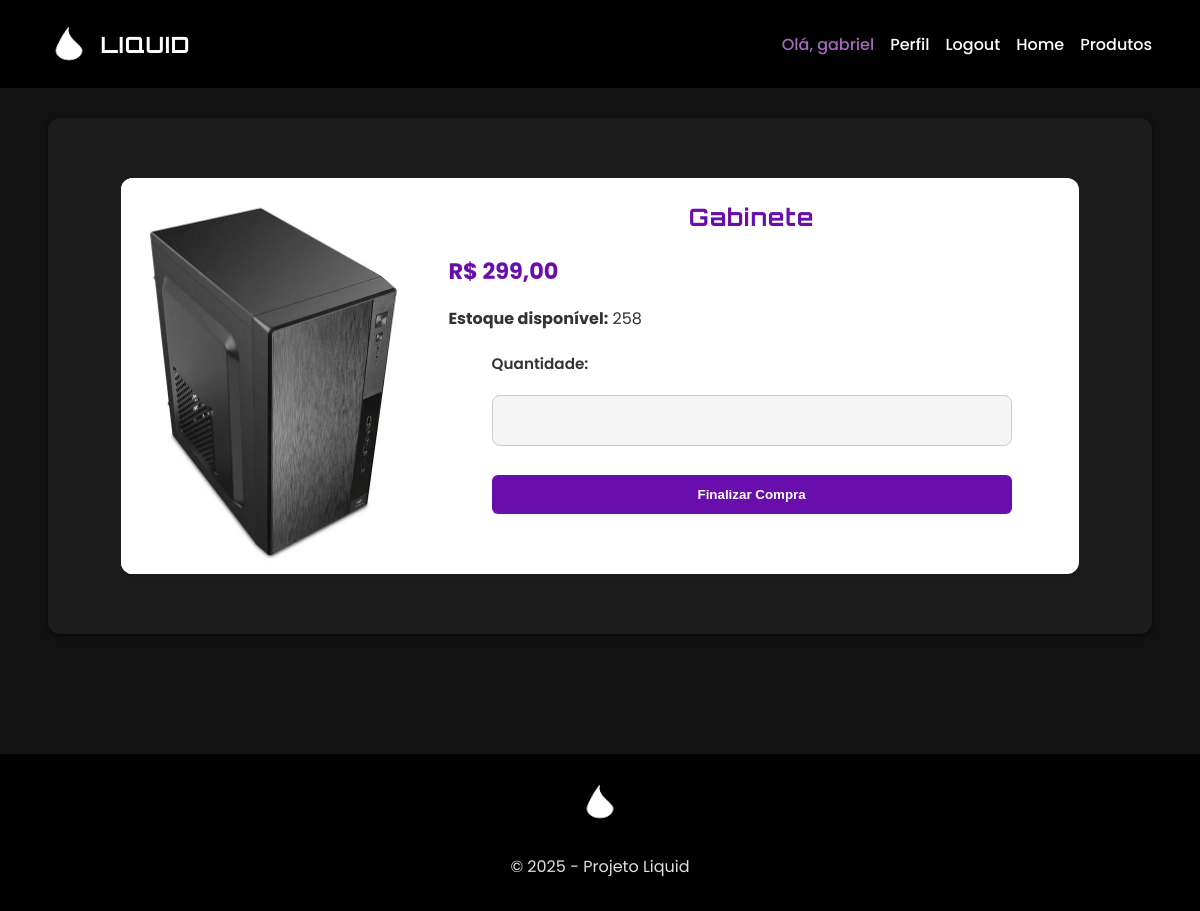
Screenshot of /compra/2/ (signed in) with the database file from the repository.
### app/models.py (models this page shows, shortened)
class BaseModel(models.Model):
    criado_em = models.DateTimeField(auto_now_add=True)
    atualizado_em = models.DateTimeField(auto_now=True)
    class Meta:
        abstract = True

class Pagina(BaseModel):
    nome_do_site = models.CharField(max_length=200)
    logo_do_site = models.ImageField(upload_to='logos/', blank=True, null=True)
    texto_chamada = models.CharField(max_length=200)
    subtitulo_chamada = models.CharField(max_length=200, blank=True, null=True)
    imagem_fundo = models.ImageField(upload_to='fundo/', blank=True, null=True)
    texto_sobre = models.TextField()
    imagem_sobre = models.ImageField(upload_to='sobre/', blank=True, null=True)
    endereco = models.CharField(max_length=200)
    email = models.EmailField()
    whatsapp = models.CharField(max_length=20)

class Produto(BaseModel):
    nome = models.CharField(max_length=200)
    estoque = models.PositiveIntegerField()
    preco = models.DecimalField(max_digits=10, decimal_places=2)
    descricao = models.TextField()
    foto = models.ImageField(upload_to='produtos/', blank=True, null=True)

### app/views.py (the view, shortened to what this page needs)
# urls.py: path("compra/<int:produto_id>/", views.compra, name="compra"),
@login_required
def compra(request, produto_id):
    produto = get_object_or_404(Produto, id=produto_id)
    return render(request, "compra.html", {"produto": produto})

### app/context_processors.py (called while the page is built)
def pagina_context(request):
    pagina = Pagina.objects.first()
    return {"pagina": pagina}

### app/templates/compra.html (shortened to what this page needs)
{% extends 'base.html' %}
{% block content %}
<div class="compra-container">
    <div class="compra-card">
        {% if produto.foto %}
        <div class="compra-img">
            <img src="{{ produto.foto.url }}" alt="{{ produto.nome }}">
        </div>
        {% endif %}
        <div class="compra-info">
            <h2>{{ produto.nome }}</h2>
            <p class="preco">R$ {{ produto.preco }}</p>
            <p><strong>Estoque disponível:</strong> {{ produto.estoque }}</p>
            <form method="post" class="form-card compra-form">
                <label for="quantidade">Quantidade:</label>
                <input type="number" id="quantidade" name="quantidade" min="1" max="{{ produto.estoque }}" required>
                <button type="submit" class="btn-primary">Finalizar Compra</button>
            </form>
        </div>
    </div>
</div>
{% endblock %}

### app/templates/base.html (shortened to what this page needs)
<!DOCTYPE html>
<html lang="pt-br">
<head>
    {% load static %}
    <link rel="stylesheet" href="{% static 'style.css' %}">
</head>
<body>
    <nav class="navbar">
        <div class="container">
            <a href="{% url 'index' %}" class="brand">
                {% if pagina.logo_do_site %}
                <img src="{{ pagina.logo_do_site.url }}" alt="Logo" class="logo">
                {% endif %}
                <span class="site-name">
                    {{ pagina.nome_do_site|default:" " }}
                </span>
            </a>
            <div class="menu">
                {% if user.is_authenticated %}
                <a><span class="user">Olá, {{ user.username }}</span></a>
                <a href="{% url 'perfil' %}">Perfil</a>
                <a href="{% url 'logout' %}" class="btn-logout">Logout</a>
                <a href="{% url 'index' %}">Home</a>
                <a href="{% url 'produtos' %}">Produtos</a>
                {% else %}
                <a href="{% url 'index' %}">Home</a>
                <a href="{% url 'produtos' %}">Produtos</a>
                <a href="{% url 'cadastro' %}">Cadastro</a>
                <a href="{% url 'login' %}" class="btn-login">Entrar</a>
                {% endif %}
            </div>
        </div>
    </nav>
    <main class="content-container">
        {% block content %}{% endblock %}
    </main>
    <footer>
        <div class="container">
            <img src="{{ pagina.logo_do_site.url }}" alt="Logo" class="logo">
            <p>&copy; 2025 - Projeto Liquid</p>
        </div>
    </footer>
</body>
</html>

### app/static/style.css (style rules this page uses)
*, *::before, *::after { box-sizing: border-box; }
html, body { height: 100%; }
body { font-family: 'Poppins', 'Segoe UI', Arial, sans-serif; background: #121212; color: #e0e0e0; margin: 0; padding: 0; }
h1, h2, h3, .navbar .brand { font-family: 'Orbitron', sans-serif; letter-spacing: 1px; color: #a569bd; }
.navbar .brand { font-size: 1.6rem; font-weight: 700; text-transform: uppercase; }
.container, .content-container { width: 92%; max-width: 1200px; margin: 0 auto; }
.content-container { margin-top: 30px; padding: 20px; background: #1c1c1c; border-radius: 12px; box-shadow: 0 2px 6px rgba(0,0,0,0.6); }
.navbar { background: #000; color: #fff; padding: 14px 0; }
.navbar .container { display: flex; justify-content: space-between; align-items: center; gap: 16px; }
.navbar .brand { font-weight: 700; font-size: 1.4rem; color: #fff; text-decoration: none; display: flex; align-items: center; gap: 10px; }
.navbar .menu { display: flex; flex-wrap: wrap; gap: 16px; }
.navbar .menu a { color: #fff; text-decoration: none; font-weight: 500; }
.navbar .user { color: #a569bd; }
.site-name { color: #fff; }
footer { background: #000; color: #fff; text-align: center; padding: 18px 0; margin-top: 120px; font-size: 0.9rem; }
p { margin-bottom: 14px; line-height: 1.6; font-size: 1rem; color: #e0e0e0; }
.card-body p, .compra-info p { color: #333; }
h1, h2, h3 { margin: 0 0 16px 0; }
.text-center h1, h2 { text-align: center; color: #a569bd; }
.btn, .btn-primary, .btn-success, .form-card button { display: inline-block; padding: 12px 20px; border-radius: 6px; text-decoration: none; font-weight: 700; transition: background 0.25s ease, transform 0.2s ease; background: #6a0dad; color: #fff; border: none; cursor: pointer; }
.preco { font-weight: 700; font-size: 1.1rem; color: #6a0dad; }
.form-card { background: #1c1c1c; padding: 26px; border-radius: 6px; box-shadow: 0 4px 12px rgba(0,0,0,0.6); max-width: 520px; margin: 36px auto; display: flex; flex-direction: column; gap: 14px; }
.form-card label { font-weight: 600; color: #a569bd; margin-bottom: 6px; font-size: 0.95rem; }
.form-card input, .form-card select, .form-card textarea { font-family: inherit; font-size: 1rem; color: #e0e0e0; background: #2a2a2a; padding: 12px; border: 1px solid #444; border-radius: 8px; transition: border-color 0.25s ease, box-shadow 0.25s ease, background 0.25s ease; width: 100%; }
.logo { height: 60px; width: auto; object-fit: contain; display: inline-block; }
.compra-container { width: 90%; max-width: 1000px; margin: 40px auto; }
.compra-card { display: flex; flex-wrap: wrap; background: #fff; border-radius: 12px; box-shadow: 0 6px 12px rgba(0,0,0,0.08); overflow: hidden; }
.compra-img { flex: 1; min-width: 280px; max-width: 400px; background: #fafafa; }
.compra-img img { width: 100%; height: 100%; object-fit: cover; }
.compra-info { flex: 2; padding: 24px; color: #333; }
.compra-info h2 { margin-bottom: 12px; color: #6a0dad; }
.compra-info .preco { font-size: 1.4rem; font-weight: bold; color: #6a0dad; margin-bottom: 10px; }
.compra-form { margin-top: 20px; background: transparent; box-shadow: none; padding: 0; }
.compra-form label { color: #333; font-weight: 600; }
.compra-form input { margin-bottom: 15px; background: #f5f5f5; color: #333; border: 1px solid #ccc; }

### rows the page displays
Pagina: logo_do_site (picture), nome_do_site "LIQUID"
Produto: foto (picture), nome "Gabinete", preco "299,00", estoque "258"

### other values shown
{{ user.username }} "gabriel"
